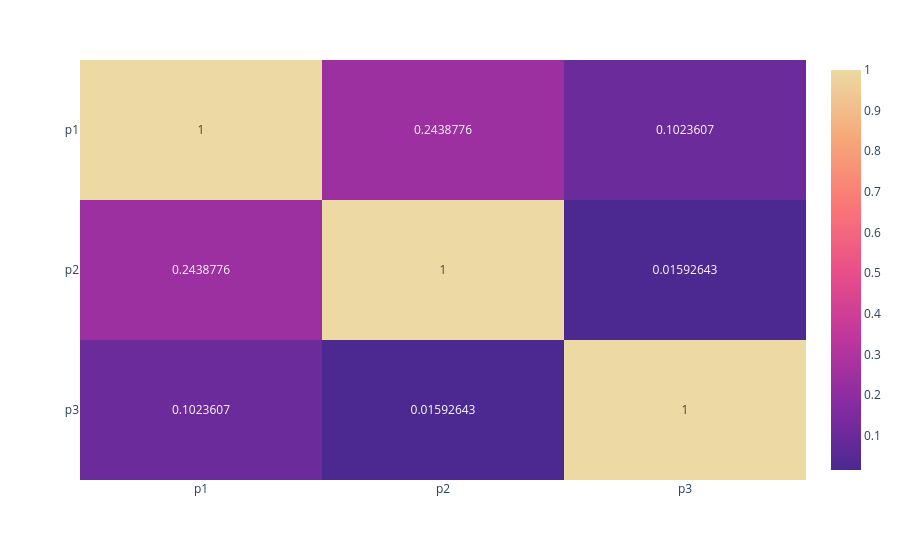

Notebook code for this chart:
### Code cell
fig_corr

### Figure 1 — Plotly figure (JSON) as saved in the notebook; plotly's stock layout.template omitted (floating-point values rounded to 4 significant figures)
{"data": [{"coloraxis": "coloraxis", "hovertemplate": "x: %{x}<br>y: %{y}<br>color: %{z}<extra></extra>", "name": "0", "texttemplate": "%{z}", "type": "heatmap", "x": ["p1", "p2", "p3"], "xaxis": "x", "y": ["p1", "p2", "p3"], "yaxis": "y", "z": [[1.0, 0.2439, 0.1024], [0.2439, 1.0, 0.01593], [0.1024, 0.01593, 1.0]]}], "layout": {"coloraxis": {"colorscale": [[0, "rgb(75, 41, 145)"], [0.1667, "rgb(135, 44, 162)"], [0.3333, "rgb(192, 54, 157)"], [0.5, "rgb(234, 79, 136)"], [0.6667, "rgb(250, 120, 118)"], [0.8333, "rgb(246, 169, 122)"], [1, "rgb(237, 217, 163)"]]}, "margin": {"t": 60}, "xaxis": {"anchor": "y", "domain": [0, 1]}, "yaxis": {"anchor": "x", "autorange": "reversed", "domain": [0, 1]}}}
